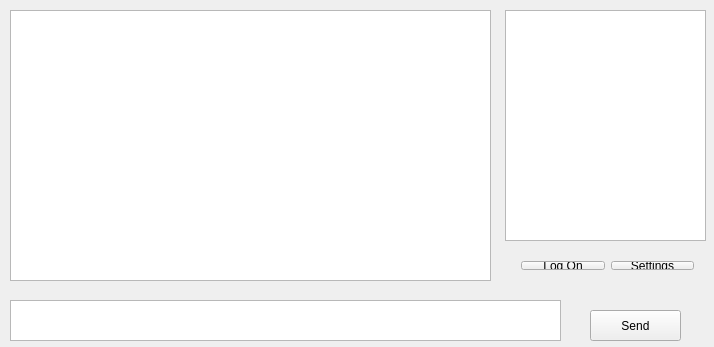
<?xml version="1.0" encoding="UTF-8"?>
<ui version="4.0">
 <class>Widget</class>
 <widget class="QWidget" name="Widget">
  <property name="geometry">
   <rect>
    <x>0</x>
    <y>0</y>
    <width>714</width>
    <height>347</height>
   </rect>
  </property>
  <property name="windowTitle">
   <string>ChitChat</string>
  </property>
  <widget class="QListView" name="buddyListView">
   <property name="geometry">
    <rect>
     <x>505</x>
     <y>10</y>
     <width>201</width>
     <height>231</height>
    </rect>
   </property>
  </widget>
  <widget class="QTextBrowser" name="chatView">
   <property name="geometry">
    <rect>
     <x>10</x>
     <y>10</y>
     <width>481</width>
     <height>271</height>
    </rect>
   </property>
   <property name="html">
    <string>&lt;!DOCTYPE HTML PUBLIC &quot;-//W3C//DTD HTML 4.0//EN&quot; &quot;http://www.w3.org/TR/REC-html40/strict.dtd&quot;&gt;
&lt;html&gt;&lt;head&gt;&lt;meta name=&quot;qrichtext&quot; content=&quot;1&quot; /&gt;&lt;style type=&quot;text/css&quot;&gt;
p, li { white-space: pre-wrap; }
&lt;/style&gt;&lt;/head&gt;&lt;body style=&quot; font-family:'MS Shell Dlg 2'; font-size:7.8pt; font-weight:400; font-style:normal;&quot;&gt;
&lt;p style=&quot;-qt-paragraph-type:empty; margin-top:0px; margin-bottom:0px; margin-left:0px; margin-right:0px; -qt-block-indent:0; text-indent:0px; font-family:'Noto Sans'; font-size:10pt;&quot;&gt;&lt;br /&gt;&lt;/p&gt;&lt;/body&gt;&lt;/html&gt;</string>
   </property>
  </widget>
  <widget class="QPushButton" name="sendButton">
   <property name="geometry">
    <rect>
     <x>590</x>
     <y>310</y>
     <width>91</width>
     <height>31</height>
    </rect>
   </property>
   <property name="text">
    <string>Send</string>
   </property>
  </widget>
  <widget class="ChatInputText" name="inputTextView">
   <property name="geometry">
    <rect>
     <x>10</x>
     <y>300</y>
     <width>551</width>
     <height>41</height>
    </rect>
   </property>
  </widget>
  <widget class="QWidget" name="layoutWidget">
   <property name="geometry">
    <rect>
     <x>510</x>
     <y>250</y>
     <width>195</width>
     <height>31</height>
    </rect>
   </property>
   <layout class="QHBoxLayout" name="horizontalLayout">
    <item>
     <widget class="QPushButton" name="logonButton">
      <property name="text">
       <string>Log On</string>
      </property>
     </widget>
    </item>
    <item>
     <widget class="QPushButton" name="settingsButton">
      <property name="text">
       <string>Settings</string>
      </property>
     </widget>
    </item>
   </layout>
  </widget>
 </widget>
 <layoutdefault spacing="6" margin="11"/>
 <customwidgets>
  <customwidget>
   <class>ChatInputText</class>
   <extends>QTextEdit</extends>
   <header>chatinputtext.h</header>
  </customwidget>
 </customwidgets>
 <resources/>
 <connections/>
</ui>
